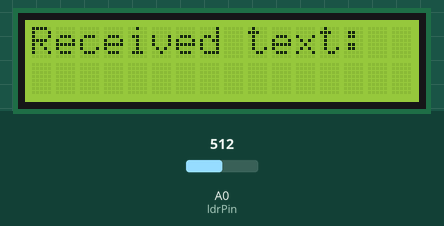
Simulated run of this sketch. Board: Arduino Uno, built with avr-gcc and run on an emulated ATmega328P. Parts: 16×2 character LCD. The inputs (shaded band) are chosen by the test bench; at power-on: A0 (ldrPin) = 512. What the sketch prints to the serial monitor is not drawn.

Above: at 0.1 s.
At 7.0 s:
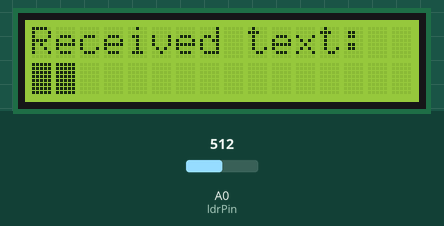
At 11.4 s:
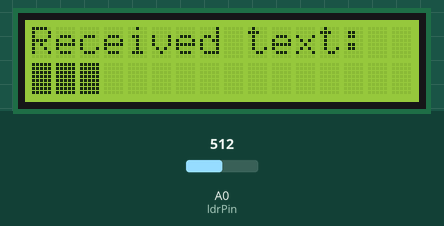
At 20.3 s:
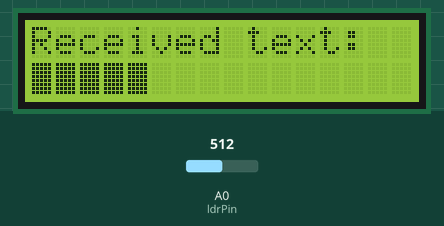
At 29.1 s:
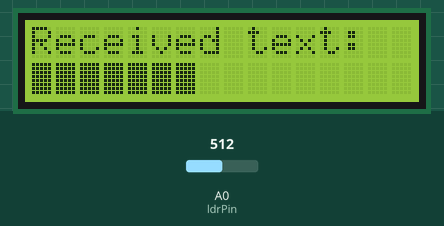
At 38.0 s:
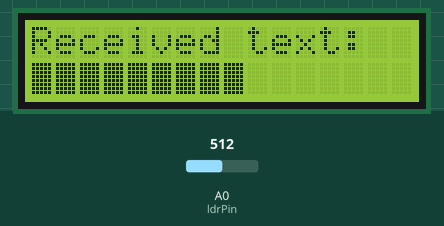

The sketch:

recievermodified.ino
```cpp
#include <Wire.h>
#include <LiquidCrystal_PCF8574.h>

const int ldrPin = A0;  // LDR sensor connected to analog pin A0
const int threshold = 600;  // Light threshold for detecting HIGH (1) and LOW (0)
const int bitDelay = 250;  // MUST match the transmitter bit delay

LiquidCrystal_PCF8574 lcd(0x27);
String receivedBinary = "";  // Stores the received binary sequence
int cursor = 0;

void setup() {
  Serial.begin(115200);
  pinMode(ldrPin, INPUT);

  // Initialize 16x2 LCD
  lcd.begin(16, 2);
  lcd.setBacklight(255);
  lcd.clear();
  lcd.setCursor(0, 0);
  lcd.print("Received text:");
  lcd.setCursor(0, 1);
}

void loop() {
  int ldrValue = analogRead(ldrPin);

  // Detect start bit (HIGH)
  if (ldrValue < threshold) {
    Serial.println("✅ Start bit detected");
    delay(210);  // Wait for start bit stabilization

    receivedBinary = "";  // Clear previous binary data

    // Read 8 data bits
    for (int i = 0; i < 8; i++) {
      delay(bitDelay / 2);  // Allow stable reading
      ldrValue = analogRead(ldrPin);

      // Read bit twice and take majority vote
      int ldrValue2 = analogRead(ldrPin);
      char bit = ((ldrValue < threshold) && (ldrValue2 < threshold)) ? '1' : '0';

      receivedBinary += bit;
      delay(bitDelay / 2);  // Maintain correct bit timing
    }

    // Read stop bit (HIGH)
    delay(210);
    ldrValue = analogRead(ldrPin);
    if (ldrValue < threshold) {
      Serial.println("🛑 Stop bit detected.");

      // Convert binary string to ASCII character
      char decodedChar = binaryToChar(receivedBinary);

      if (decodedChar != '#') {  // '#' is a reset marker
        lcd.setCursor(cursor, 1);
        lcd.print(decodedChar);
        Serial.print("📩 Received: ");
        Serial.println(decodedChar);
        cursor += 1;
      } else {  // Reset LCD on receiving '#'
        cursor = 0;
        lcd.clear();
        lcd.setCursor(0, 0);
        lcd.print("Received text:");
        lcd.setCursor(0, 1);
      }
    } else {
      Serial.println("⚠️ Error: Stop bit not detected correctly.");
    }

    delay(2000);  // Match transmission delay
  }
}

// Improved function to convert binary string to character
char binaryToChar(String binary) {
  char result = 0;
  if (binary.length() == 8) {  // Ensure full 8-bit data
    for (int i = 0; i < 8; i++) {
      if (binary.charAt(i) == '1') {
        result |= (1 << (7 - i));  // Convert binary to ASCII correctly
      }
    }
  }
  return result;
}
```

Measured:
- what the display in image 1 shows lasts 4.5 s, from 6.9 s to 11.4 s
